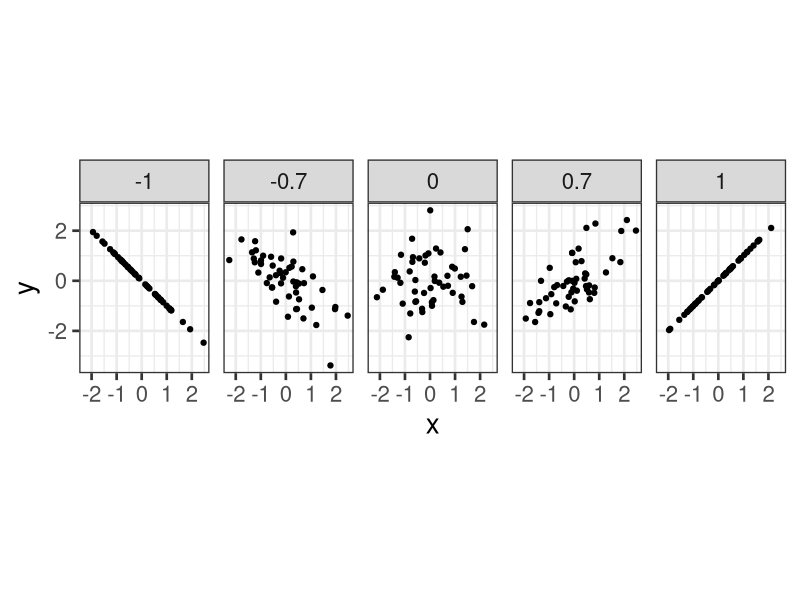
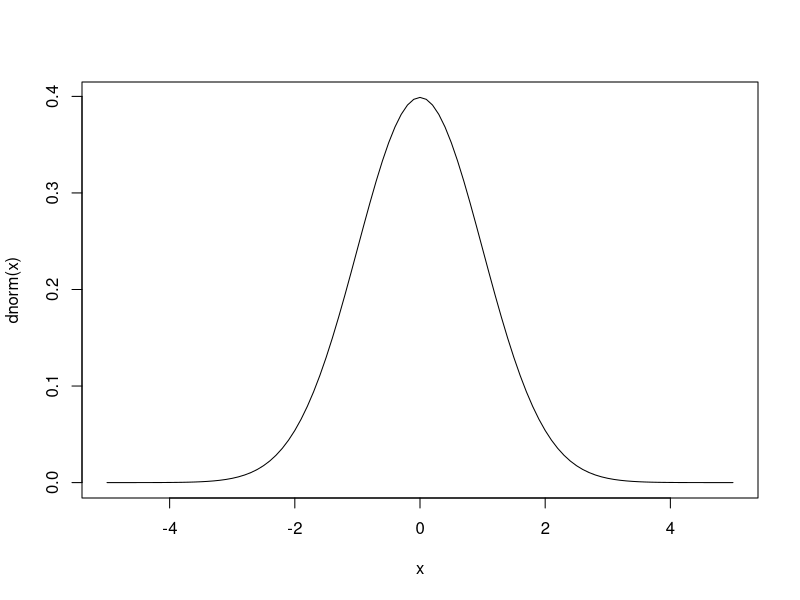

Reproduce these figures in R, in order.
## ---- chunk 1
library(ggplot2)
library(MASS)
rho <- c(-1, -.7, 0, .7, 1)
n <- 50
# draw random samples
dat <- lapply(rho, function(r) {
  Sigma = matrix(c(1, r,
                   r, 1), ncol = 2)
  sampleDat <- mvrnorm(n = n, mu = c(0,0), Sigma = Sigma, empirical = TRUE)
  colnames(sampleDat) <- c("x", "y")
  cbind(sampleDat, rho = r)
})
finalDat <- as.data.frame(do.call(rbind, dat))
# generate plot
ggplot(finalDat, aes(x = x, y = y)) +
  geom_point() +
  facet_grid( ~ rho) +
  coord_fixed() +
  theme_bw(base_size = 20) +
  theme(plot.background = element_rect(fill = "transparent",colour = NA))
## ---- chunk 2
curve(dnorm(x), -5, 5)
## ---- chunk 3
x <- c(0, 2, 4, 6, 2, 5)
y <- c(1, 3, 2, 4, 6, 1)
cor(x, y)
